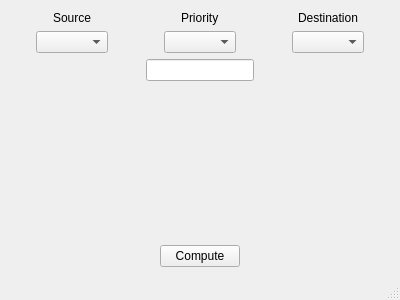
<?xml version="1.0" encoding="UTF-8"?>
<ui version="4.0">
 <class>MainWindow</class>
 <widget class="QMainWindow" name="MainWindow">
  <property name="geometry">
   <rect>
    <x>0</x>
    <y>0</y>
    <width>400</width>
    <height>300</height>
   </rect>
  </property>
  <property name="windowTitle">
   <string>MainWindow</string>
  </property>
  <widget class="QWidget" name="centralWidget">
   <layout class="QVBoxLayout" name="verticalLayout_5">
    <item>
     <layout class="QHBoxLayout" name="horizontalLayout">
      <item>
       <layout class="QVBoxLayout" name="verticalLayout_2">
        <item alignment="Qt::AlignHCenter|Qt::AlignVCenter">
         <widget class="QLabel" name="label">
          <property name="text">
           <string>Source</string>
          </property>
         </widget>
        </item>
        <item alignment="Qt::AlignHCenter|Qt::AlignVCenter">
         <widget class="QComboBox" name="sourceAirports"/>
        </item>
       </layout>
      </item>
      <item>
       <layout class="QVBoxLayout" name="verticalLayout_3">
        <item alignment="Qt::AlignHCenter|Qt::AlignVCenter">
         <widget class="QLabel" name="label_2">
          <property name="text">
           <string>Priority</string>
          </property>
         </widget>
        </item>
        <item alignment="Qt::AlignHCenter|Qt::AlignVCenter">
         <widget class="QComboBox" name="priorities"/>
        </item>
       </layout>
      </item>
      <item>
       <layout class="QVBoxLayout" name="verticalLayout_4">
        <item alignment="Qt::AlignHCenter|Qt::AlignVCenter">
         <widget class="QLabel" name="label_3">
          <property name="text">
           <string>Destination</string>
          </property>
         </widget>
        </item>
        <item alignment="Qt::AlignHCenter|Qt::AlignVCenter">
         <widget class="QComboBox" name="destinationAirports"/>
        </item>
       </layout>
      </item>
     </layout>
    </item>
    <item alignment="Qt::AlignHCenter">
     <widget class="QLineEdit" name="lineEdit"/>
    </item>
    <item>
     <layout class="QVBoxLayout" name="verticalLayout">
      <item>
       <spacer name="verticalSpacer">
        <property name="orientation">
         <enum>Qt::Vertical</enum>
        </property>
        <property name="sizeHint" stdset="0">
         <size>
          <width>20</width>
          <height>40</height>
         </size>
        </property>
       </spacer>
      </item>
     </layout>
    </item>
    <item alignment="Qt::AlignHCenter">
     <widget class="QPushButton" name="compute">
      <property name="text">
       <string>Compute</string>
      </property>
     </widget>
    </item>
   </layout>
  </widget>
  <widget class="QStatusBar" name="statusBar"/>
  <action name="action_run">
   <property name="text">
    <string>&amp;Show_All</string>
   </property>
   <property name="shortcut">
    <string>Ctrl+R</string>
   </property>
  </action>
 </widget>
 <layoutdefault spacing="6" margin="11"/>
 <resources/>
 <connections/>
</ui>
